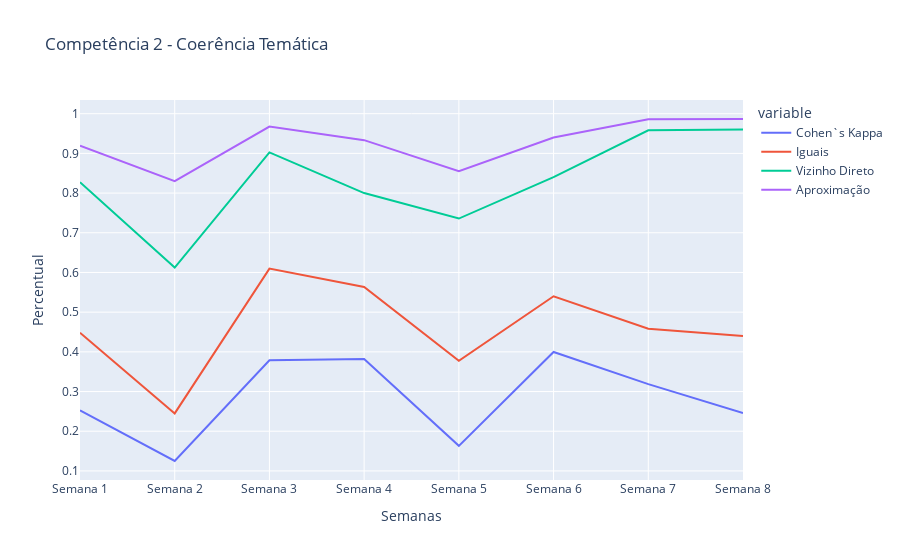

The code cell stored with this chart in its notebook:
### Code cell
plot('Competência 2', 'Coerência Temática')

### Figure 1 — Plotly figure (JSON) as saved in the notebook; plotly's stock layout.template omitted (floating-point values rounded to 4 significant figures)
{"data": [{"hovertemplate": "variable=Cohen`s Kappa<br>index=%{x}<br>value=%{y}<extra></extra>", "legendgroup": "Cohen`s Kappa", "line": {"color": "#636efa", "dash": "solid"}, "marker": {"symbol": "circle"}, "mode": "lines", "name": "Cohen`s Kappa", "orientation": "v", "showlegend": true, "type": "scatter", "x": ["Semana 1", "Semana 2", "Semana 3", "Semana 4", "Semana 5", "Semana 6", "Semana 7", "Semana 8"], "xaxis": "x", "y": [0.2528, 0.125, 0.3788, 0.3817, 0.1632, 0.3998, 0.3188, 0.2461], "yaxis": "y"}, {"hovertemplate": "variable=Iguais<br>index=%{x}<br>value=%{y}<extra></extra>", "legendgroup": "Iguais", "line": {"color": "#EF553B", "dash": "solid"}, "marker": {"symbol": "circle"}, "mode": "lines", "name": "Iguais", "orientation": "v", "showlegend": true, "type": "scatter", "x": ["Semana 1", "Semana 2", "Semana 3", "Semana 4", "Semana 5", "Semana 6", "Semana 7", "Semana 8"], "xaxis": "x", "y": [0.4483, 0.2449, 0.6098, 0.5636, 0.3774, 0.54, 0.4583, 0.44], "yaxis": "y"}, {"hovertemplate": "variable=Vizinho Direto<br>index=%{x}<br>value=%{y}<extra></extra>", "legendgroup": "Vizinho Direto", "line": {"color": "#00cc96", "dash": "solid"}, "marker": {"symbol": "circle"}, "mode": "lines", "name": "Vizinho Direto", "orientation": "v", "showlegend": true, "type": "scatter", "x": ["Semana 1", "Semana 2", "Semana 3", "Semana 4", "Semana 5", "Semana 6", "Semana 7", "Semana 8"], "xaxis": "x", "y": [0.8276, 0.6122, 0.9024, 0.8, 0.7358, 0.84, 0.9583, 0.96], "yaxis": "y"}, {"hovertemplate": "variable=Aproximação<br>index=%{x}<br>value=%{y}<extra></extra>", "legendgroup": "Aproximação", "line": {"color": "#ab63fa", "dash": "solid"}, "marker": {"symbol": "circle"}, "mode": "lines", "name": "Aproximação", "orientation": "v", "showlegend": true, "type": "scatter", "x": ["Semana 1", "Semana 2", "Semana 3", "Semana 4", "Semana 5", "Semana 6", "Semana 7", "Semana 8"], "xaxis": "x", "y": [0.9195, 0.8299, 0.9675, 0.9333, 0.8553, 0.94, 0.9861, 0.9867], "yaxis": "y"}], "layout": {"legend": {"title": {"text": "variable"}, "tracegroupgap": 0}, "title": {"text": "Competência 2 - Coerência Temática"}, "xaxis": {"anchor": "y", "domain": [0, 1], "title": {"text": "Semanas"}}, "yaxis": {"anchor": "x", "domain": [0, 1], "title": {"text": "Percentual"}}}}
